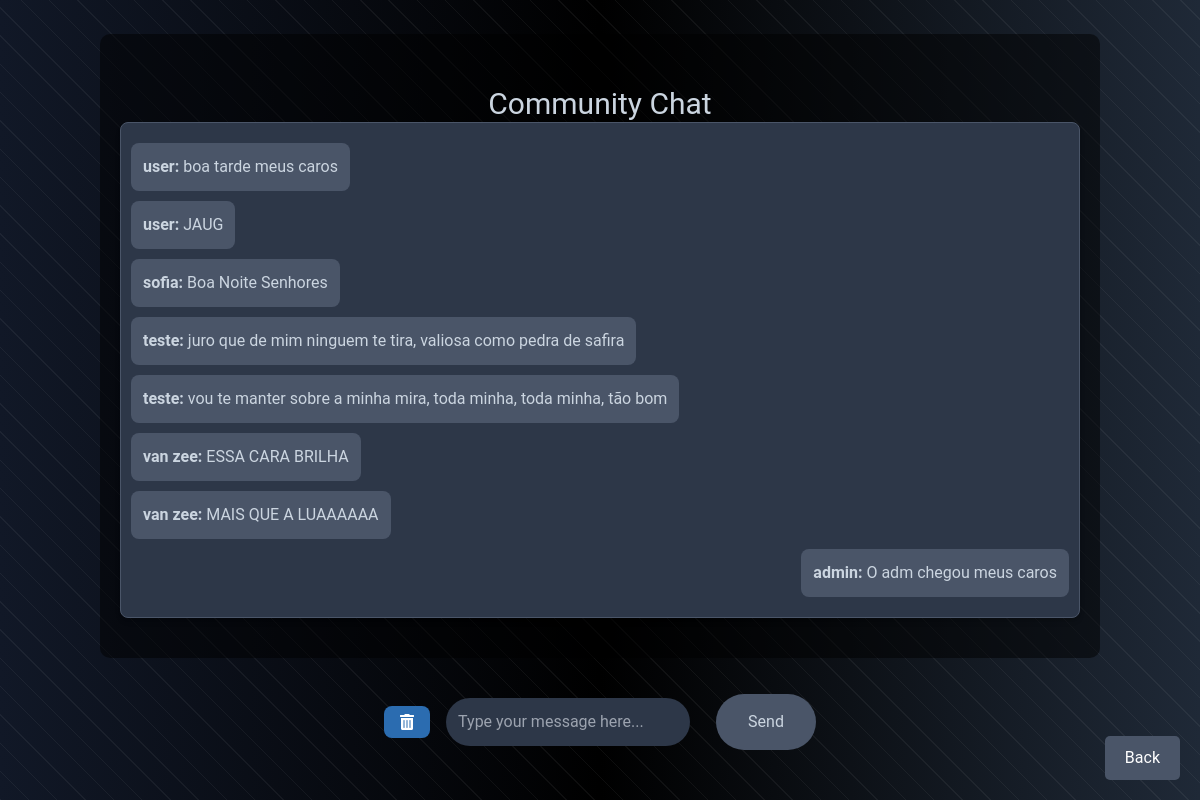
The page /chat (signed in) on the database its author committed.
### app.py (models this page shows)
class ChatMessage(db.Model):
    id = db.Column(db.Integer, primary_key=True)
    user_id = db.Column(db.Integer, db.ForeignKey('user.id'))
    message = db.Column(db.Text, nullable=False)
    timestamp = db.Column(db.DateTime, default=datetime.utcnow)
    user = db.relationship('User', backref=db.backref('messages', lazy=True))

class User(db.Model, UserMixin):
    id = db.Column(db.Integer, primary_key=True)
    username = db.Column(db.String(100), unique=True, nullable=False)
    password = db.Column(db.String(100), nullable=False)
    orders = db.relationship('ProjectOrder', back_populates='user')

### app.py (the view, shortened to what this page needs)
@app.route('/chat', methods=['GET', 'POST'])
def chat():
    if 'logged_in' not in session or not session['logged_in']:
        return redirect(url_for('main'))
    messages = ChatMessage.query.order_by(ChatMessage.timestamp.asc()).all()
    is_admin = session.get('username') == 'admin'
    current_user = User.query.filter_by(username=session['username']).first()
    return render_template('chat.html', messages=messages, is_admin=is_admin, current_user=current_user)

### server/templates/chat.html (shortened to what this page needs)
<!DOCTYPE html>
<html lang="en">
<head>
    <link href="https://cdn.jsdelivr.net/npm/tailwindcss@2.2.19/dist/tailwind.min.css" rel="stylesheet">
    <link href="https://cdnjs.cloudflare.com/ajax/libs/font-awesome/5.15.4/css/all.min.css" rel="stylesheet">
</head>
<body class="bg-gradient-to-r from-gray-900 via-black to-gray-800">
<div class="container">
    <h1 class="text-center mt-8 text-3xl">Community Chat</h1>
    <div id="messages" class="border border-gray-700 mb-4 rounded-lg shadow-md overflow-y-auto">
        {% for message in messages %}
            {% set message_length = message.message | length %}
            <div class="message-container {% if message.user.username == current_user.username %} own-message-container {% endif %}">
                <div class="message bg-gray-700 rounded-lg break-words {% if message_length < 50 %} short-message {% elif message_length < 150 %} medium-message {% else %} long-message {% endif %}" data-id="{{ message.id }}">
                    <strong>{{ message.user.username }}:</strong> {{ message.message | safe }}
                </div>
            </div>
        {% endfor %}
    </div>
</div>
<div class="chat-controls">
    <form id="chat-form" action="/chat" method="post" class="flex items-center p-4">
        {% if is_admin %}
            <button id="delete-chat-button" type="button" onclick="toggleDeleteMode()" class="flex items-center justify-center px-4 py-2 rounded-lg bg-gray-600 hover:bg-gray-500 text-gray-300 mr-4">
                <i class="fas fa-trash-alt"></i>
            </button>
        {% endif %}
        <input type="text" name="message" required placeholder="Type your message here..." class="flex-1 p-4 rounded-full border border-gray-700 bg-gray-800 text-white">
        <button id="send-button" type="submit" class="px-8 py-4 rounded-full bg-indigo-600 hover:bg-indigo-500 ml-4">Send</button>
    </form>
    <a href="main" class="back-button">Back</a>
</div>
</body>
</html>

### server/templates/chat.html (style rules this page uses)
body { color: #cbd5e0; font-family: 'Roboto', sans-serif; min-height: 100vh; display: flex; flex-direction: column; justify-content: center; align-items: center; padding: 20px; background: linear-gradient(to right, #1a202c, #2d3748, #1a202c); background-size: cover; position: relative; }
.container { max-width: 1000px; width: 100%; height: 100%; background-color: rgba(0, 0, 0, 0.5); padding: 20px; border-radius: 10px; overflow: hidden; display: flex; flex-direction: column; justify-content: center; align-items: center; position: relative; }
.message-container { display: flex; justify-content: flex-start; align-items: center; margin: 10px 0; }
.own-message-container { justify-content: flex-end; }
.message { max-width: 80%; padding: 12px; border-radius: 8px; background-color: #4a5568; word-wrap: break-word; }
.short-message { max-width: 40%; }
.medium-message { max-width: 60%; }
input[type="text"] { min-width: 0; flex: 1; padding: 12px; font-size: 16px; border-radius: 999px; border: none; background-color: #2d3748; color: #cbd5e0; margin-right: 10px; outline: none; }
button { padding: 12px 24px; border-radius: 999px; border: none; cursor: pointer; }
#delete-chat-button { background-color: #2b6cb0; color: #fff; }
#send-button { background-color: #4a5568; color: #cbd5e0; }
#messages { flex: 1; width: 100%; max-height: 80vh; overflow-y: auto; padding: 10px; margin-bottom: 20px; background-color: #2d3748; border-radius: 8px; border: 1px solid #4a5568; }
.chat-controls { display: flex; align-items: center; margin-top: 20px; }
.back-button { position: fixed; bottom: 20px; right: 20px; background-color: #4a5568; padding: 10px 20px; border-radius: 5px; color: white; text-decoration: none; transition: background-color 0.3s ease; }
.container, .chat-controls { z-index: 1; }

### rows shown on the page
ChatMessage: user.username "user", message "boa tarde meus caros"
ChatMessage: user.username "user", message "JAUG"
ChatMessage: user.username "sofia", message "Boa Noite Senhores"
ChatMessage: user.username "teste", message "juro que de mim ninguem te tira, valiosa como pedra de safira"
ChatMessage: user.username "teste", message "vou te manter sobre a minha mira, toda minha, toda minha, tão bom"
ChatMessage: user.username "van zee", message "ESSA CARA BRILHA"
ChatMessage: user.username "van zee", message "MAIS QUE A LUAAAAAA"
ChatMessage: user.username "admin", message "O adm chegou meus caros"
